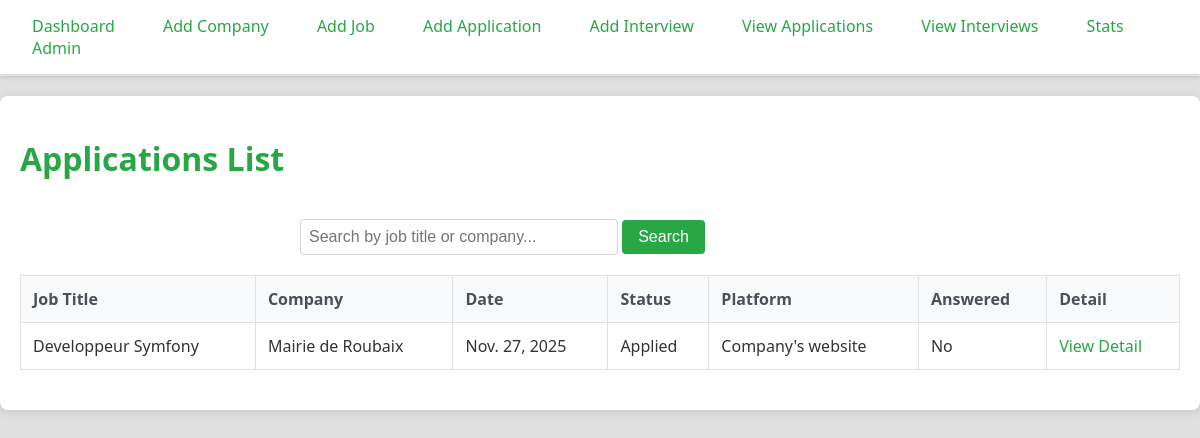
Before: /applications/ with the older database file.
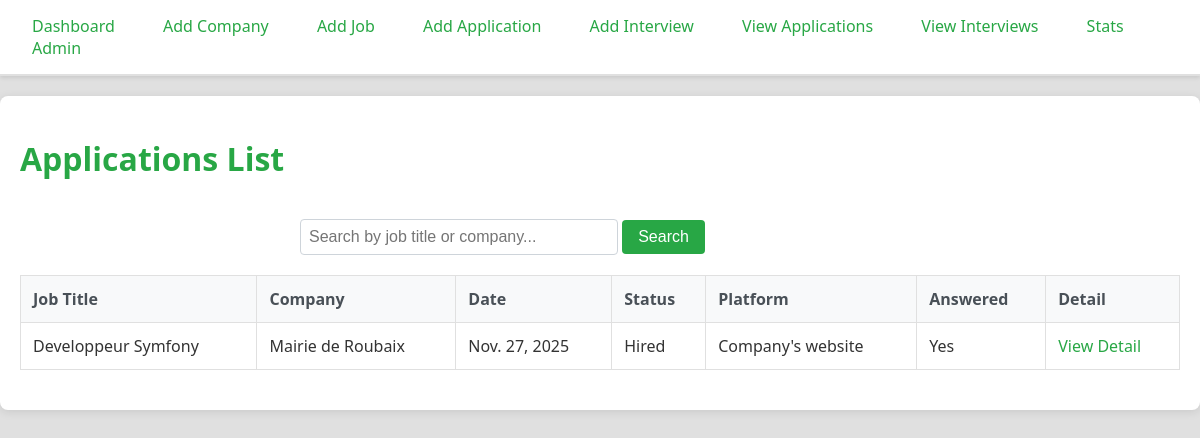
After: the same page with the newer database file.
### myapp/models.py (models this page shows, shortened)
class Application(models.Model):
    date = models.DateField()
    type = models.ForeignKey(Type, on_delete=models.CASCADE)
    job = models.OneToOneField(Job, on_delete=models.CASCADE)
    platform = models.ForeignKey(Platform, on_delete=models.CASCADE)
    is_answered = models.BooleanField(default=False)
    status = models.ForeignKey(Status, on_delete=models.CASCADE)

class Status(models.Model):
    name = models.CharField(max_length=100)

class Job(models.Model):
    title = models.CharField(max_length=200)
    company = models.ForeignKey(Company, on_delete=models.CASCADE)
    post_link = models.URLField()
    resume = models.TextField()

class Company(models.Model):
    name = models.CharField(max_length=100)
    website = models.URLField(blank=True, null=True)
    city = models.ForeignKey(City, on_delete=models.CASCADE)

class Platform(models.Model):
    name = models.CharField(max_length=100)
    website = models.URLField()

### myapp/views.py (the view)
# urls.py: path('applications/', views.applications_list, name='applications_list'),
def applications_list(request):
    applications = Application.objects.all().order_by('-date')
    search_query = request.GET.get('search', '')
    if search_query:
        applications = applications.filter(
            Q(job__title__icontains=search_query) | Q(job__company__name__icontains=search_query)
        )
    context = {
        'applications': applications,
        'search_query': search_query,
    }
    return render(request, 'myapp/applications_list.html', context)

### myapp/templates/myapp/applications_list.html (shortened to what this page needs)
{% extends 'myapp/base.html' %}
{% block content %}
    <h1>Applications List</h1>
    <form method="get" style="margin-bottom: 20px;">
        <input type="text" name="search" value="{{ search_query }}" placeholder="Search by job title or company..." style="padding: 8px; width: 300px;">
        <button type="submit" style="padding: 8px 16px;">Search</button>
    </form>
    {% if applications %}
    <table>
        <thead>
            <tr>
                <th>Job Title</th>
                <th>Company</th>
                <th>Date</th>
                <th>Status</th>
                <th>Platform</th>
                <th>Answered</th>
                <th>Detail</th>
            </tr>
        </thead>
        <tbody>
            {% for app in applications %}
            <tr>
                <td>{{ app.job.title }}</td>
                <td>{{ app.job.company.name }}</td>
                <td>{{ app.date }}</td>
                <td>{{ app.status.name }}</td>
                <td>{{ app.platform.name }}</td>
                <td>{{ app.is_answered|yesno:"Yes,No" }}</td>
                <td><a href="{% url 'application_detail' app.pk %}">View Detail</a></td>
            </tr>
            {% endfor %}
        </tbody>
    </table>
    {% else %}
    <p>Nothing to show for now.</p>
    {% endif %}
{% endblock %}

Changed rows visible on the page:
changed Application "Developpeur Symfony": status.name "Applied" → "Hired"; is_answered "No" → "Yes"
